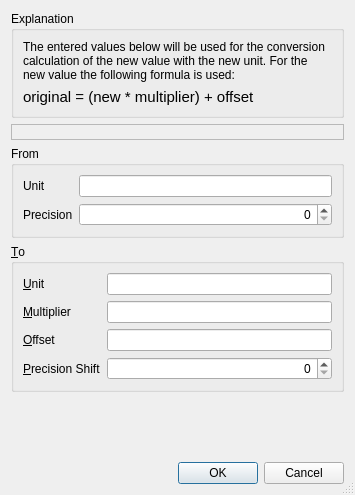
<?xml version="1.0" encoding="UTF-8"?>
<ui version="4.0">
 <class>sf::ConversionDialog</class>
 <widget class="QDialog" name="sf::ConversionDialog">
  <property name="geometry">
   <rect>
    <x>0</x>
    <y>0</y>
    <width>355</width>
    <height>495</height>
   </rect>
  </property>
  <property name="windowTitle">
   <string>Unit Conversion</string>
  </property>
  <property name="sizeGripEnabled">
   <bool>true</bool>
  </property>
  <layout class="QVBoxLayout" name="verticalLayout">
   <item>
    <widget class="QGroupBox" name="groupBox_2">
     <property name="title">
      <string>Explanation</string>
     </property>
     <layout class="QVBoxLayout" name="verticalLayout_2">
      <item>
       <widget class="QLabel" name="lblInformation">
        <property name="text">
         <string>The entered values below will be used for the conversion calculation of the new value with the new unit. For the new value the following formula is used:</string>
        </property>
        <property name="wordWrap">
         <bool>true</bool>
        </property>
       </widget>
      </item>
      <item>
       <widget class="QLabel" name="lblFormula">
        <property name="font">
         <font>
          <pointsize>11</pointsize>
         </font>
        </property>
        <property name="text">
         <string>original = (new * multiplier) + offset</string>
        </property>
       </widget>
      </item>
     </layout>
    </widget>
   </item>
   <item>
    <widget class="QLabel" name="lblMessage">
     <property name="toolTip">
      <string>Error message</string>
     </property>
     <property name="frameShape">
      <enum>QFrame::Shape::StyledPanel</enum>
     </property>
     <property name="text">
      <string/>
     </property>
    </widget>
   </item>
   <item>
    <widget class="QGroupBox" name="gbUnits">
     <property name="title">
      <string>From</string>
     </property>
     <layout class="QFormLayout" name="formLayout">
      <item row="0" column="0">
       <widget class="QLabel" name="lblFromUnit">
        <property name="text">
         <string>Unit</string>
        </property>
        <property name="buddy">
         <cstring>leFromUnit</cstring>
        </property>
       </widget>
      </item>
      <item row="0" column="1">
       <widget class="QLineEdit" name="leFromUnit"/>
      </item>
      <item row="1" column="0">
       <widget class="QLabel" name="lblFromPrecision">
        <property name="toolTip">
         <string>Precision shift of the from unit.</string>
        </property>
        <property name="text">
         <string>Precision</string>
        </property>
        <property name="buddy">
         <cstring>sbFromPrecision</cstring>
        </property>
       </widget>
      </item>
      <item row="1" column="1">
       <widget class="QSpinBox" name="sbFromPrecision">
        <property name="alignment">
         <set>Qt::AlignmentFlag::AlignRight|Qt::AlignmentFlag::AlignTrailing|Qt::AlignmentFlag::AlignVCenter</set>
        </property>
       </widget>
      </item>
     </layout>
    </widget>
   </item>
   <item>
    <widget class="QGroupBox" name="groupBox">
     <property name="title">
      <string>&amp;To</string>
     </property>
     <layout class="QFormLayout" name="formLayout_2">
      <item row="1" column="0">
       <widget class="QLabel" name="lblMultiplier">
        <property name="text">
         <string>&amp;Multiplier</string>
        </property>
        <property name="buddy">
         <cstring>leMultiplier</cstring>
        </property>
       </widget>
      </item>
      <item row="1" column="1">
       <widget class="QLineEdit" name="leMultiplier">
        <property name="toolTip">
         <string>Multiplier for the new value.</string>
        </property>
       </widget>
      </item>
      <item row="2" column="0">
       <widget class="QLabel" name="lblOffset">
        <property name="text">
         <string>&amp;Offset</string>
        </property>
        <property name="buddy">
         <cstring>leOffset</cstring>
        </property>
       </widget>
      </item>
      <item row="2" column="1">
       <widget class="QLineEdit" name="leOffset">
        <property name="toolTip">
         <string>Offset given after multiplication for the new value.</string>
        </property>
       </widget>
      </item>
      <item row="3" column="0">
       <widget class="QLabel" name="lblPrecisionShift">
        <property name="toolTip">
         <string>Precision shift of the from unit.</string>
        </property>
        <property name="text">
         <string>&amp;Precision Shift</string>
        </property>
        <property name="buddy">
         <cstring>lblPrecisionShift</cstring>
        </property>
       </widget>
      </item>
      <item row="0" column="0">
       <widget class="QLabel" name="lblToUnit">
        <property name="text">
         <string>&amp;Unit</string>
        </property>
        <property name="buddy">
         <cstring>leToUnit</cstring>
        </property>
       </widget>
      </item>
      <item row="0" column="1">
       <widget class="QLineEdit" name="leToUnit"/>
      </item>
      <item row="3" column="1">
       <widget class="QSpinBox" name="sbPrecisionShift">
        <property name="alignment">
         <set>Qt::AlignmentFlag::AlignRight|Qt::AlignmentFlag::AlignTrailing|Qt::AlignmentFlag::AlignVCenter</set>
        </property>
       </widget>
      </item>
     </layout>
    </widget>
   </item>
   <item>
    <spacer name="verticalSpacer">
     <property name="orientation">
      <enum>Qt::Orientation::Vertical</enum>
     </property>
     <property name="sizeHint" stdset="0">
      <size>
       <width>20</width>
       <height>40</height>
      </size>
     </property>
    </spacer>
   </item>
   <item>
    <widget class="QDialogButtonBox" name="buttonBox">
     <property name="standardButtons">
      <set>QDialogButtonBox::StandardButton::Cancel|QDialogButtonBox::StandardButton::Ok</set>
     </property>
    </widget>
   </item>
  </layout>
 </widget>
 <tabstops>
  <tabstop>leFromUnit</tabstop>
  <tabstop>sbFromPrecision</tabstop>
  <tabstop>leToUnit</tabstop>
  <tabstop>leMultiplier</tabstop>
  <tabstop>leOffset</tabstop>
  <tabstop>sbPrecisionShift</tabstop>
 </tabstops>
 <resources/>
 <connections/>
</ui>
